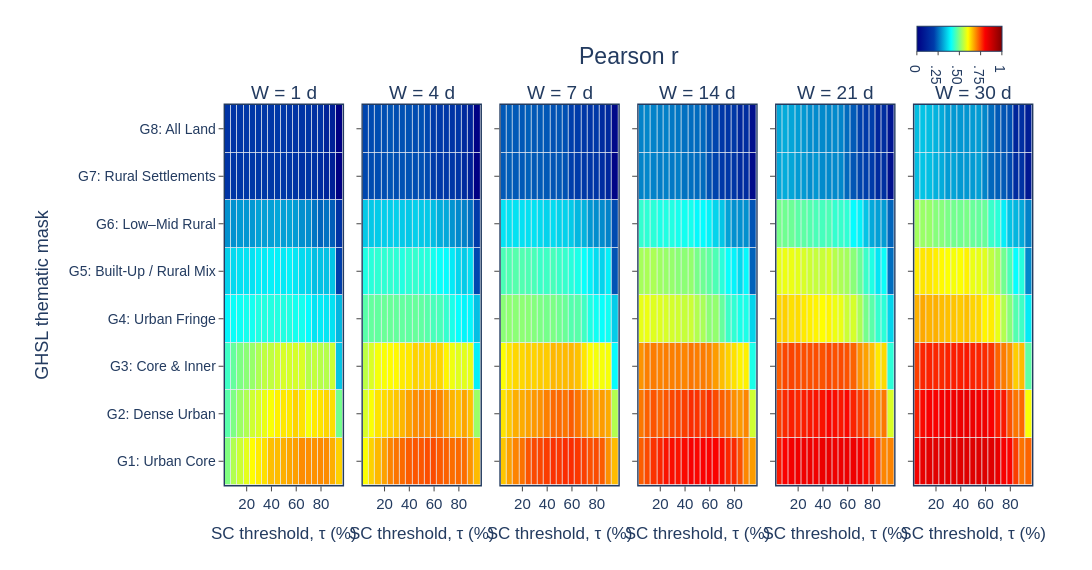
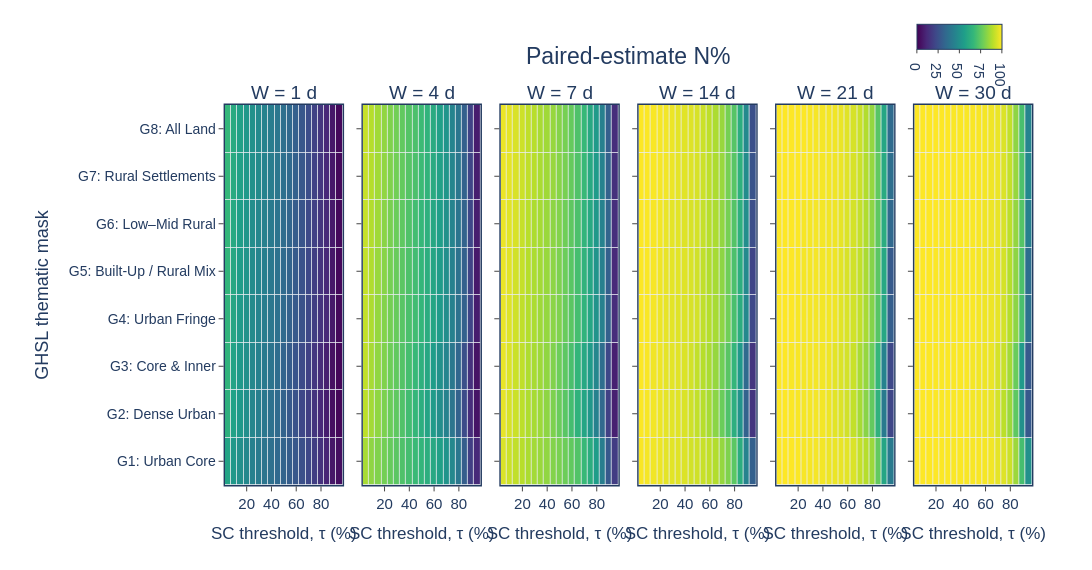

Notebook source saved alongside these figures, in order:
### Markdown cell above
## 1.4 Supplementary evidence — checkpoint sensitivity surfaces

**Reviewer IDs:** R1.1, R1.7, R2.2, R2.6, R3.3, R3.5, R3.6.

**Placement:** Supplementary materials.

**How to read the result.** Moving from left to right changes only the centred window. Moving vertically changes the GHSL thematic mask, and moving horizontally changes the spatial-completeness threshold. The `r` panels show whether smoothing changes apparent alignment; the `N%` panels show how rapidly paired estimates become available as temporal support expands.

**Supplementary interpretation.** The broad pattern is stable: longer windows increase paired-estimate continuity, especially at moderate thresholds, but the response of `r` differs by mask and threshold. This demonstrates why the paper reports sensitivity surfaces rather than presenting 30 days as a universally defensible default.

### Code cell
# ============================================================
# Supplementary checkpoint heatmaps
# W = 1, 4, 7, 14, 21, and 30 days
# ============================================================

DISPLAY_TAUS_5 = np.arange(5, 100, 5)
CHECKPOINT_WINDOWS = [1, 4, 7, 14, 21, 30]

FULL_MASK_LABELS = {
    code: f"{code}: {GROUP_LOOKUP[code]['label']}"
    for code in ORDERED_MASKS
}


def checkpoint_heatmaps(metric):
    is_r = metric == "r"
    metric_title = "Pearson r" if is_r else "Paired-estimate N%"
    colorscale = "Jet" if is_r else "Viridis"
    cmin, cmax = (0, 1) if is_r else (0, 100)
    ticks = [0, .25, .5, .75, 1] if is_r else [0, 25, 50, 75, 100]
    ticktext = ["0", ".25", ".50", ".75", "1"] if is_r else ["0", "25", "50", "75", "100"]

    fig = make_subplots(
        rows=1, cols=6, shared_yaxes=True,
        horizontal_spacing=.025,
        subplot_titles=[f"W = {w} d" for w in CHECKPOINT_WINDOWS],
    )

    for heading in fig.layout.annotations:
        heading.font = dict(family="Arial", size=19, color=INK)

    for col, window in enumerate(CHECKPOINT_WINDOWS, start=1):
        subset = SENS_PRIMARY[SENS_PRIMARY.window_days.eq(window)]

        matrix = (
            subset.pivot(index="mask", columns="tau", values=metric)
            .reindex(index=ORDERED_MASKS, columns=DISPLAY_TAUS_5)
        )

        raw = matrix.to_numpy(dtype=float)
        colour_values = np.clip(raw, 0, 1) if is_r else raw
        value_hover = (
            "Pearson r=%{customdata:.3f}"
            if is_r else
            "Paired-estimate N=%{customdata:.1f}%"
        )

        fig.add_trace(
            go.Heatmap(
                x=matrix.columns,
                y=[FULL_MASK_LABELS[code] for code in matrix.index],
                z=colour_values,
                customdata=raw,
                coloraxis="coloraxis",
                xgap=.8,
                ygap=.8,
                hoverongaps=False,
                hovertemplate=(
                    f"W={window} days<br>"
                    "Mask=%{y}<br>"
                    "SC threshold τ=%{x:.0f}%<br>"
                    + value_hover
                    + "<extra></extra>"
                ),
            ),
            row=1, col=col,
        )

        fig.update_xaxes(
            range=[2.5, 97.5],
            title_text="SC threshold, τ (%)",
            title_font=dict(family="Arial", size=17, color=INK),
            tickvals=[20, 40, 60, 80],
            ticktext=["20", "40", "60", "80"],
            tickfont=dict(family="Arial", size=15, color=INK),
            showline=True, mirror=True,
            linecolor=INK, linewidth=1.4,
            ticks="outside", ticklen=5,
            row=1, col=col,
        )

        fig.update_yaxes(
            title_text="GHSL thematic mask" if col == 1 else None,
            title_font=dict(family="Arial", size=18, color=INK),
            tickfont=dict(family="Arial", size=14, color=INK),
            showticklabels=(col == 1),
            showline=True, mirror=True,
            linecolor=INK, linewidth=1.4,
            ticks="outside", ticklen=5,
            row=1, col=col,
        )

    # Centred metric heading.
    fig.add_annotation(
        x=.5, y=1.13,
        xref="paper", yref="paper",
        text=metric_title,
        showarrow=False,
        xanchor="center", yanchor="middle",
        font=dict(family="Arial", size=23, color=INK),
    )

    # Compact colour bar at the upper-right.
    colorbar = dict(
        orientation="h",
        x=.91, xanchor="center",
        y=1.13, yanchor="middle",
        len=.13, thickness=25,
        tickvals=ticks, ticktext=ticktext,
        tickfont=dict(family="Arial", size=14, color=INK),
        ticks="outside", ticklen=4,
        outlinecolor=INK, outlinewidth=1,
    )

    fig.update_layout(
        template="plotly_white",
        width=2300, height=570,
        title=None,
        coloraxis=dict(
            colorscale=colorscale,
            cmin=cmin, cmax=cmax,
            colorbar=colorbar,
        ),
        margin=dict(l=225, r=60, t=105, b=85),
        font=dict(family="Arial", color=INK, size=16),
        paper_bgcolor="white",
        plot_bgcolor="#E9EDF2",
    )

    fig.show()

    tag = "r" if is_r else "N_pct"
    return save_figure(
        fig, FIG_SUPP,
        f"section1_checkpoint_heatmaps_{tag}",
        2300, 570,
    )


SUPP_CHECKPOINT_R = checkpoint_heatmaps("r")
SUPP_CHECKPOINT_N = checkpoint_heatmaps("N_pct")

### Figure 1 — Plotly figure (JSON) as saved in the notebook; plotly's stock layout.template omitted (floating-point values rounded to 4 significant figures; data arrays with more than 128 entries replaced by an {"elided": "..."} marker saying what was removed)
{"data": [{"coloraxis": "coloraxis", "customdata": {"elided": "8x19 float values"}, "hoverongaps": false, "hovertemplate": "W=1 days<br>Mask=%{y}<br>SC threshold τ=%{x:.0f}%<br>Pearson r=%{customdata:.3f}<extra></extra>", "type": "heatmap", "x": [5, 10, 15, 20, 25, 30, 35, 40, 45, 50, 55, 60, 65, 70, 75, 80, 85, 90, 95], "xaxis": "x", "xgap": 0.8, "y": ["G1: Urban Core", "G2: Dense Urban", "G3: Core & Inner", "G4: Urban Fringe", "G5: Built-Up / Rural Mix", "G6: Low–Mid Rural", "G7: Rural Settlements", "G8: All Land"], "yaxis": "y", "ygap": 0.8, "z": {"elided": "8x19 float values"}}, {"coloraxis": "coloraxis", "customdata": {"elided": "8x19 float values"}, "hoverongaps": false, "hovertemplate": "W=4 days<br>Mask=%{y}<br>SC threshold τ=%{x:.0f}%<br>Pearson r=%{customdata:.3f}<extra></extra>", "type": "heatmap", "x": [5, 10, 15, 20, 25, 30, 35, 40, 45, 50, 55, 60, 65, 70, 75, 80, 85, 90, 95], "xaxis": "x2", "xgap": 0.8, "y": ["G1: Urban Core", "G2: Dense Urban", "G3: Core & Inner", "G4: Urban Fringe", "G5: Built-Up / Rural Mix", "G6: Low–Mid Rural", "G7: Rural Settlements", "G8: All Land"], "yaxis": "y2", "ygap": 0.8, "z": {"elided": "8x19 float values"}}, {"coloraxis": "coloraxis", "customdata": {"elided": "8x19 float values"}, "hoverongaps": false, "hovertemplate": "W=7 days<br>Mask=%{y}<br>SC threshold τ=%{x:.0f}%<br>Pearson r=%{customdata:.3f}<extra></extra>", "type": "heatmap", "x": [5, 10, 15, 20, 25, 30, 35, 40, 45, 50, 55, 60, 65, 70, 75, 80, 85, 90, 95], "xaxis": "x3", "xgap": 0.8, "y": ["G1: Urban Core", "G2: Dense Urban", "G3: Core & Inner", "G4: Urban Fringe", "G5: Built-Up / Rural Mix", "G6: Low–Mid Rural", "G7: Rural Settlements", "G8: All Land"], "yaxis": "y3", "ygap": 0.8, "z": {"elided": "8x19 float values"}}, {"coloraxis": "coloraxis", "customdata": {"elided": "8x19 float values"}, "hoverongaps": false, "hovertemplate": "W=14 days<br>Mask=%{y}<br>SC threshold τ=%{x:.0f}%<br>Pearson r=%{customdata:.3f}<extra></extra>", "type": "heatmap", "x": [5, 10, 15, 20, 25, 30, 35, 40, 45, 50, 55, 60, 65, 70, 75, 80, 85, 90, 95], "xaxis": "x4", "xgap": 0.8, "y": ["G1: Urban Core", "G2: Dense Urban", "G3: Core & Inner", "G4: Urban Fringe", "G5: Built-Up / Rural Mix", "G6: Low–Mid Rural", "G7: Rural Settlements", "G8: All Land"], "yaxis": "y4", "ygap": 0.8, "z": {"elided": "8x19 float values"}}, {"coloraxis": "coloraxis", "customdata": {"elided": "8x19 float values"}, "hoverongaps": false, "hovertemplate": "W=21 days<br>Mask=%{y}<br>SC threshold τ=%{x:.0f}%<br>Pearson r=%{customdata:.3f}<extra></extra>", "type": "heatmap", "x": [5, 10, 15, 20, 25, 30, 35, 40, 45, 50, 55, 60, 65, 70, 75, 80, 85, 90, 95], "xaxis": "x5", "xgap": 0.8, "y": ["G1: Urban Core", "G2: Dense Urban", "G3: Core & Inner", "G4: Urban Fringe", "G5: Built-Up / Rural Mix", "G6: Low–Mid Rural", "G7: Rural Settlements", "G8: All Land"], "yaxis": "y5", "ygap": 0.8, "z": {"elided": "8x19 float values"}}, {"coloraxis": "coloraxis", "customdata": {"elided": "8x19 float values"}, "hoverongaps": false, "hovertemplate": "W=30 days<br>Mask=%{y}<br>SC threshold τ=%{x:.0f}%<br>Pearson r=%{customdata:.3f}<extra></extra>", "type": "heatmap", "x": [5, 10, 15, 20, 25, 30, 35, 40, 45, 50, 55, 60, 65, 70, 75, 80, 85, 90, 95], "xaxis": "x6", "xgap": 0.8, "y": ["G1: Urban Core", "G2: Dense Urban", "G3: Core & Inner", "G4: Urban Fringe", "G5: Built-Up / Rural Mix", "G6: Low–Mid Rural", "G7: Rural Settlements", "G8: All Land"], "yaxis": "y6", "ygap": 0.8, "z": {"elided": "8x19 float values"}}], "layout": {"annotations": [{"font": {"color": "#233B60", "family": "Arial", "size": 19}, "showarrow": false, "text": "W = 1 d", "x": 0.07292, "xanchor": "center", "xref": "paper", "y": 1, "yanchor": "bottom", "yref": "paper"}, {"font": {"color": "#233B60", "family": "Arial", "size": 19}, "showarrow": false, "text": "W = 4 d", "x": 0.2437, "xanchor": "center", "xref": "paper", "y": 1, "yanchor": "bottom", "yref": "paper"}, {"font": {"color": "#233B60", "family": "Arial", "size": 19}, "showarrow": false, "text": "W = 7 d", "x": 0.4146, "xanchor": "center", "xref": "paper", "y": 1, "yanchor": "bottom", "yref": "paper"}, {"font": {"color": "#233B60", "family": "Arial", "size": 19}, "showarrow": false, "text": "W = 14 d", "x": 0.5854, "xanchor": "center", "xref": "paper", "y": 1, "yanchor": "bottom", "yref": "paper"}, {"font": {"color": "#233B60", "family": "Arial", "size": 19}, "showarrow": false, "text": "W = 21 d", "x": 0.7563, "xanchor": "center", "xref": "paper", "y": 1, "yanchor": "bottom", "yref": "paper"}, {"font": {"color": "#233B60", "family": "Arial", "size": 19}, "showarrow": false, "text": "W = 30 d", "x": 0.9271, "xanchor": "center", "xref": "paper", "y": 1, "yanchor": "bottom", "yref": "paper"}, {"font": {"color": "#233B60", "family": "Arial", "size": 23}, "showarrow": false, "text": "Pearson r", "x": 0.5, "xanchor": "center", "xref": "paper", "y": 1.13, "yanchor": "middle", "yref": "paper"}], "coloraxis": {"cmax": 1, "cmin": 0, "colorbar": {"len": 0.13, "orientation": "h", "outlinecolor": "#233B60", "outlinewidth": 1, "thickness": 25, "tickfont": {"color": "#233B60", "family": "Arial", "size": 14}, "ticklen": 4, "ticks": "outside", "ticktext": ["0", ".25", ".50", ".75", "1"], "tickvals": [0, 0.25, 0.5, 0.75, 1], "x": 0.91, "xanchor": "center", "y": 1.13, "yanchor": "middle"}, "colorscale": [[0, "rgb(0,0,131)"], [0.2, "rgb(0,60,170)"], [0.4, "rgb(5,255,255)"], [0.6, "rgb(255,255,0)"], [0.8, "rgb(250,0,0)"], [1, "rgb(128,0,0)"]]}, "font": {"color": "#233B60", "family": "Arial", "size": 16}, "height": 570, "margin": {"b": 85, "l": 225, "r": 60, "t": 105}, "paper_bgcolor": "white", "plot_bgcolor": "#E9EDF2", "title": {}, "width": 2300, "xaxis": {"anchor": "y", "domain": [0, 0.1458], "linecolor": "#233B60", "linewidth": 1.4, "mirror": true, "range": [2.5, 97.5], "showline": true, "tickfont": {"color": "#233B60", "family": "Arial", "size": 15}, "ticklen": 5, "ticks": "outside", "ticktext": ["20", "40", "60", "80"], "tickvals": [20, 40, 60, 80], "title": {"font": {"color": "#233B60", "family": "Arial", "size": 17}, "text": "SC threshold, τ (%)"}}, "xaxis2": {"anchor": "y2", "domain": [0.1708, 0.3167], "linecolor": "#233B60", "linewidth": 1.4, "mirror": true, "range": [2.5, 97.5], "showline": true, "tickfont": {"color": "#233B60", "family": "Arial", "size": 15}, "ticklen": 5, "ticks": "outside", "ticktext": ["20", "40", "60", "80"], "tickvals": [20, 40, 60, 80], "title": {"font": {"color": "#233B60", "family": "Arial", "size": 17}, "text": "SC threshold, τ (%)"}}, "xaxis3": {"anchor": "y3", "domain": [0.3417, 0.4875], "linecolor": "#233B60", "linewidth": 1.4, "mirror": true, "range": [2.5, 97.5], "showline": true, "tickfont": {"color": "#233B60", "family": "Arial", "size": 15}, "ticklen": 5, "ticks": "outside", "ticktext": ["20", "40", "60", "80"], "tickvals": [20, 40, 60, 80], "title": {"font": {"color": "#233B60", "family": "Arial", "size": 17}, "text": "SC threshold, τ (%)"}}, "xaxis4": {"anchor": "y4", "domain": [0.5125, 0.6583], "linecolor": "#233B60", "linewidth": 1.4, "mirror": true, "range": [2.5, 97.5], "showline": true, "tickfont": {"color": "#233B60", "family": "Arial", "size": 15}, "ticklen": 5, "ticks": "outside", "ticktext": ["20", "40", "60", "80"], "tickvals": [20, 40, 60, 80], "title": {"font": {"color": "#233B60", "family": "Arial", "size": 17}, "text": "SC threshold, τ (%)"}}, "xaxis5": {"anchor": "y5", "domain": [0.6833, 0.8292], "linecolor": "#233B60", "linewidth": 1.4, "mirror": true, "range": [2.5, 97.5], "showline": true, "tickfont": {"color": "#233B60", "family": "Arial", "size": 15}, "ticklen": 5, "ticks": "outside", "ticktext": ["20", "40", "60", "80"], "tickvals": [20, 40, 60, 80], "title": {"font": {"color": "#233B60", "family": "Arial", "size": 17}, "text": "SC threshold, τ (%)"}}, "xaxis6": {"anchor": "y6", "domain": [0.8542, 1], "linecolor": "#233B60", "linewidth": 1.4, "mirror": true, "range": [2.5, 97.5], "showline": true, "tickfont": {"color": "#233B60", "family": "Arial", "size": 15}, "ticklen": 5, "ticks": "outside", "ticktext": ["20", "40", "60", "80"], "tickvals": [20, 40, 60, 80], "title": {"font": {"color": "#233B60", "family": "Arial", "size": 17}, "text": "SC threshold, τ (%)"}}, "yaxis": {"anchor": "x", "domain": [0, 1], "linecolor": "#233B60", "linewidth": 1.4, "mirror": true, "showline": true, "showticklabels": true, "tickfont": {"color": "#233B60", "family": "Arial", "size": 14}, "ticklen": 5, "ticks": "outside", "title": {"font": {"color": "#233B60", "family": "Arial", "size": 18}, "text": "GHSL thematic mask"}}, "yaxis2": {"anchor": "x2", "domain": [0, 1], "linecolor": "#233B60", "linewidth": 1.4, "matches": "y", "mirror": true, "showline": true, "showticklabels": false, "tickfont": {"color": "#233B60", "family": "Arial", "size": 14}, "ticklen": 5, "ticks": "outside", "title": {"font": {"color": "#233B60", "family": "Arial", "size": 18}}}, "yaxis3": {"anchor": "x3", "domain": [0, 1], "linecolor": "#233B60", "linewidth": 1.4, "matches": "y", "mirror": true, "showline": true, "showticklabels": false, "tickfont": {"color": "#233B60", "family": "Arial", "size": 14}, "ticklen": 5, "ticks": "outside", "title": {"font": {"color": "#233B60", "family": "Arial", "size": 18}}}, "yaxis4": {"anchor": "x4", "domain": [0, 1], "linecolor": "#233B60", "linewidth": 1.4, "matches": "y", "mirror": true, "showline": true, "showticklabels": false, "tickfont": {"color": "#233B60", "family": "Arial", "size": 14}, "ticklen": 5, "ticks": "outside", "title": {"font": {"color": "#233B60", "family": "Arial", "size": 18}}}, "yaxis5": {"anchor": "x5", "domain": [0, 1], "linecolor": "#233B60", "linewidth": 1.4, "matches": "y", "mirror": true, "showline": true, "showticklabels": false, "tickfont": {"color": "#233B60", "family": "Arial", "size": 14}, "ticklen": 5, "ticks": "outside", "title": {"font": {"color": "#233B60", "family": "Arial", "size": 18}}}, "yaxis6": {"anchor": "x6", "domain": [0, 1], "linecolor": "#233B60", "linewidth": 1.4, "matches": "y", "mirror": true, "showline": true, "showticklabels": false, "tickfont": {"color": "#233B60", "family": "Arial", "size": 14}, "ticklen": 5, "ticks": "outside", "title": {"font": {"color": "#233B60", "family": "Arial", "size": 18}}}}}

### Figure 2 — Plotly figure (JSON) as saved in the notebook; plotly's stock layout.template omitted (floating-point values rounded to 4 significant figures; data arrays with more than 128 entries replaced by an {"elided": "..."} marker saying what was removed)
{"data": [{"coloraxis": "coloraxis", "customdata": {"elided": "8x19 float values"}, "hoverongaps": false, "hovertemplate": "W=1 days<br>Mask=%{y}<br>SC threshold τ=%{x:.0f}%<br>Paired-estimate N=%{customdata:.1f}%<extra></extra>", "type": "heatmap", "x": [5, 10, 15, 20, 25, 30, 35, 40, 45, 50, 55, 60, 65, 70, 75, 80, 85, 90, 95], "xaxis": "x", "xgap": 0.8, "y": ["G1: Urban Core", "G2: Dense Urban", "G3: Core & Inner", "G4: Urban Fringe", "G5: Built-Up / Rural Mix", "G6: Low–Mid Rural", "G7: Rural Settlements", "G8: All Land"], "yaxis": "y", "ygap": 0.8, "z": {"elided": "8x19 float values"}}, {"coloraxis": "coloraxis", "customdata": {"elided": "8x19 float values"}, "hoverongaps": false, "hovertemplate": "W=4 days<br>Mask=%{y}<br>SC threshold τ=%{x:.0f}%<br>Paired-estimate N=%{customdata:.1f}%<extra></extra>", "type": "heatmap", "x": [5, 10, 15, 20, 25, 30, 35, 40, 45, 50, 55, 60, 65, 70, 75, 80, 85, 90, 95], "xaxis": "x2", "xgap": 0.8, "y": ["G1: Urban Core", "G2: Dense Urban", "G3: Core & Inner", "G4: Urban Fringe", "G5: Built-Up / Rural Mix", "G6: Low–Mid Rural", "G7: Rural Settlements", "G8: All Land"], "yaxis": "y2", "ygap": 0.8, "z": {"elided": "8x19 float values"}}, {"coloraxis": "coloraxis", "customdata": {"elided": "8x19 float values"}, "hoverongaps": false, "hovertemplate": "W=7 days<br>Mask=%{y}<br>SC threshold τ=%{x:.0f}%<br>Paired-estimate N=%{customdata:.1f}%<extra></extra>", "type": "heatmap", "x": [5, 10, 15, 20, 25, 30, 35, 40, 45, 50, 55, 60, 65, 70, 75, 80, 85, 90, 95], "xaxis": "x3", "xgap": 0.8, "y": ["G1: Urban Core", "G2: Dense Urban", "G3: Core & Inner", "G4: Urban Fringe", "G5: Built-Up / Rural Mix", "G6: Low–Mid Rural", "G7: Rural Settlements", "G8: All Land"], "yaxis": "y3", "ygap": 0.8, "z": {"elided": "8x19 float values"}}, {"coloraxis": "coloraxis", "customdata": {"elided": "8x19 float values"}, "hoverongaps": false, "hovertemplate": "W=14 days<br>Mask=%{y}<br>SC threshold τ=%{x:.0f}%<br>Paired-estimate N=%{customdata:.1f}%<extra></extra>", "type": "heatmap", "x": [5, 10, 15, 20, 25, 30, 35, 40, 45, 50, 55, 60, 65, 70, 75, 80, 85, 90, 95], "xaxis": "x4", "xgap": 0.8, "y": ["G1: Urban Core", "G2: Dense Urban", "G3: Core & Inner", "G4: Urban Fringe", "G5: Built-Up / Rural Mix", "G6: Low–Mid Rural", "G7: Rural Settlements", "G8: All Land"], "yaxis": "y4", "ygap": 0.8, "z": {"elided": "8x19 float values"}}, {"coloraxis": "coloraxis", "customdata": {"elided": "8x19 float values"}, "hoverongaps": false, "hovertemplate": "W=21 days<br>Mask=%{y}<br>SC threshold τ=%{x:.0f}%<br>Paired-estimate N=%{customdata:.1f}%<extra></extra>", "type": "heatmap", "x": [5, 10, 15, 20, 25, 30, 35, 40, 45, 50, 55, 60, 65, 70, 75, 80, 85, 90, 95], "xaxis": "x5", "xgap": 0.8, "y": ["G1: Urban Core", "G2: Dense Urban", "G3: Core & Inner", "G4: Urban Fringe", "G5: Built-Up / Rural Mix", "G6: Low–Mid Rural", "G7: Rural Settlements", "G8: All Land"], "yaxis": "y5", "ygap": 0.8, "z": {"elided": "8x19 float values"}}, {"coloraxis": "coloraxis", "customdata": {"elided": "8x19 float values"}, "hoverongaps": false, "hovertemplate": "W=30 days<br>Mask=%{y}<br>SC threshold τ=%{x:.0f}%<br>Paired-estimate N=%{customdata:.1f}%<extra></extra>", "type": "heatmap", "x": [5, 10, 15, 20, 25, 30, 35, 40, 45, 50, 55, 60, 65, 70, 75, 80, 85, 90, 95], "xaxis": "x6", "xgap": 0.8, "y": ["G1: Urban Core", "G2: Dense Urban", "G3: Core & Inner", "G4: Urban Fringe", "G5: Built-Up / Rural Mix", "G6: Low–Mid Rural", "G7: Rural Settlements", "G8: All Land"], "yaxis": "y6", "ygap": 0.8, "z": {"elided": "8x19 float values"}}], "layout": {"annotations": [{"font": {"color": "#233B60", "family": "Arial", "size": 19}, "showarrow": false, "text": "W = 1 d", "x": 0.07292, "xanchor": "center", "xref": "paper", "y": 1, "yanchor": "bottom", "yref": "paper"}, {"font": {"color": "#233B60", "family": "Arial", "size": 19}, "showarrow": false, "text": "W = 4 d", "x": 0.2437, "xanchor": "center", "xref": "paper", "y": 1, "yanchor": "bottom", "yref": "paper"}, {"font": {"color": "#233B60", "family": "Arial", "size": 19}, "showarrow": false, "text": "W = 7 d", "x": 0.4146, "xanchor": "center", "xref": "paper", "y": 1, "yanchor": "bottom", "yref": "paper"}, {"font": {"color": "#233B60", "family": "Arial", "size": 19}, "showarrow": false, "text": "W = 14 d", "x": 0.5854, "xanchor": "center", "xref": "paper", "y": 1, "yanchor": "bottom", "yref": "paper"}, {"font": {"color": "#233B60", "family": "Arial", "size": 19}, "showarrow": false, "text": "W = 21 d", "x": 0.7563, "xanchor": "center", "xref": "paper", "y": 1, "yanchor": "bottom", "yref": "paper"}, {"font": {"color": "#233B60", "family": "Arial", "size": 19}, "showarrow": false, "text": "W = 30 d", "x": 0.9271, "xanchor": "center", "xref": "paper", "y": 1, "yanchor": "bottom", "yref": "paper"}, {"font": {"color": "#233B60", "family": "Arial", "size": 23}, "showarrow": false, "text": "Paired-estimate N%", "x": 0.5, "xanchor": "center", "xref": "paper", "y": 1.13, "yanchor": "middle", "yref": "paper"}], "coloraxis": {"cmax": 100, "cmin": 0, "colorbar": {"len": 0.13, "orientation": "h", "outlinecolor": "#233B60", "outlinewidth": 1, "thickness": 25, "tickfont": {"color": "#233B60", "family": "Arial", "size": 14}, "ticklen": 4, "ticks": "outside", "ticktext": ["0", "25", "50", "75", "100"], "tickvals": [0, 25, 50, 75, 100], "x": 0.91, "xanchor": "center", "y": 1.13, "yanchor": "middle"}, "colorscale": [[0, "#440154"], [0.1111, "#482878"], [0.2222, "#3e4989"], [0.3333, "#31688e"], [0.4444, "#26828e"], [0.5556, "#1f9e89"], [0.6667, "#35b779"], [0.7778, "#6ece58"], [0.8889, "#b5de2b"], [1, "#fde725"]]}, "font": {"color": "#233B60", "family": "Arial", "size": 16}, "height": 570, "margin": {"b": 85, "l": 225, "r": 60, "t": 105}, "paper_bgcolor": "white", "plot_bgcolor": "#E9EDF2", "title": {}, "width": 2300, "xaxis": {"anchor": "y", "domain": [0, 0.1458], "linecolor": "#233B60", "linewidth": 1.4, "mirror": true, "range": [2.5, 97.5], "showline": true, "tickfont": {"color": "#233B60", "family": "Arial", "size": 15}, "ticklen": 5, "ticks": "outside", "ticktext": ["20", "40", "60", "80"], "tickvals": [20, 40, 60, 80], "title": {"font": {"color": "#233B60", "family": "Arial", "size": 17}, "text": "SC threshold, τ (%)"}}, "xaxis2": {"anchor": "y2", "domain": [0.1708, 0.3167], "linecolor": "#233B60", "linewidth": 1.4, "mirror": true, "range": [2.5, 97.5], "showline": true, "tickfont": {"color": "#233B60", "family": "Arial", "size": 15}, "ticklen": 5, "ticks": "outside", "ticktext": ["20", "40", "60", "80"], "tickvals": [20, 40, 60, 80], "title": {"font": {"color": "#233B60", "family": "Arial", "size": 17}, "text": "SC threshold, τ (%)"}}, "xaxis3": {"anchor": "y3", "domain": [0.3417, 0.4875], "linecolor": "#233B60", "linewidth": 1.4, "mirror": true, "range": [2.5, 97.5], "showline": true, "tickfont": {"color": "#233B60", "family": "Arial", "size": 15}, "ticklen": 5, "ticks": "outside", "ticktext": ["20", "40", "60", "80"], "tickvals": [20, 40, 60, 80], "title": {"font": {"color": "#233B60", "family": "Arial", "size": 17}, "text": "SC threshold, τ (%)"}}, "xaxis4": {"anchor": "y4", "domain": [0.5125, 0.6583], "linecolor": "#233B60", "linewidth": 1.4, "mirror": true, "range": [2.5, 97.5], "showline": true, "tickfont": {"color": "#233B60", "family": "Arial", "size": 15}, "ticklen": 5, "ticks": "outside", "ticktext": ["20", "40", "60", "80"], "tickvals": [20, 40, 60, 80], "title": {"font": {"color": "#233B60", "family": "Arial", "size": 17}, "text": "SC threshold, τ (%)"}}, "xaxis5": {"anchor": "y5", "domain": [0.6833, 0.8292], "linecolor": "#233B60", "linewidth": 1.4, "mirror": true, "range": [2.5, 97.5], "showline": true, "tickfont": {"color": "#233B60", "family": "Arial", "size": 15}, "ticklen": 5, "ticks": "outside", "ticktext": ["20", "40", "60", "80"], "tickvals": [20, 40, 60, 80], "title": {"font": {"color": "#233B60", "family": "Arial", "size": 17}, "text": "SC threshold, τ (%)"}}, "xaxis6": {"anchor": "y6", "domain": [0.8542, 1], "linecolor": "#233B60", "linewidth": 1.4, "mirror": true, "range": [2.5, 97.5], "showline": true, "tickfont": {"color": "#233B60", "family": "Arial", "size": 15}, "ticklen": 5, "ticks": "outside", "ticktext": ["20", "40", "60", "80"], "tickvals": [20, 40, 60, 80], "title": {"font": {"color": "#233B60", "family": "Arial", "size": 17}, "text": "SC threshold, τ (%)"}}, "yaxis": {"anchor": "x", "domain": [0, 1], "linecolor": "#233B60", "linewidth": 1.4, "mirror": true, "showline": true, "showticklabels": true, "tickfont": {"color": "#233B60", "family": "Arial", "size": 14}, "ticklen": 5, "ticks": "outside", "title": {"font": {"color": "#233B60", "family": "Arial", "size": 18}, "text": "GHSL thematic mask"}}, "yaxis2": {"anchor": "x2", "domain": [0, 1], "linecolor": "#233B60", "linewidth": 1.4, "matches": "y", "mirror": true, "showline": true, "showticklabels": false, "tickfont": {"color": "#233B60", "family": "Arial", "size": 14}, "ticklen": 5, "ticks": "outside", "title": {"font": {"color": "#233B60", "family": "Arial", "size": 18}}}, "yaxis3": {"anchor": "x3", "domain": [0, 1], "linecolor": "#233B60", "linewidth": 1.4, "matches": "y", "mirror": true, "showline": true, "showticklabels": false, "tickfont": {"color": "#233B60", "family": "Arial", "size": 14}, "ticklen": 5, "ticks": "outside", "title": {"font": {"color": "#233B60", "family": "Arial", "size": 18}}}, "yaxis4": {"anchor": "x4", "domain": [0, 1], "linecolor": "#233B60", "linewidth": 1.4, "matches": "y", "mirror": true, "showline": true, "showticklabels": false, "tickfont": {"color": "#233B60", "family": "Arial", "size": 14}, "ticklen": 5, "ticks": "outside", "title": {"font": {"color": "#233B60", "family": "Arial", "size": 18}}}, "yaxis5": {"anchor": "x5", "domain": [0, 1], "linecolor": "#233B60", "linewidth": 1.4, "matches": "y", "mirror": true, "showline": true, "showticklabels": false, "tickfont": {"color": "#233B60", "family": "Arial", "size": 14}, "ticklen": 5, "ticks": "outside", "title": {"font": {"color": "#233B60", "family": "Arial", "size": 18}}}, "yaxis6": {"anchor": "x6", "domain": [0, 1], "linecolor": "#233B60", "linewidth": 1.4, "matches": "y", "mirror": true, "showline": true, "showticklabels": false, "tickfont": {"color": "#233B60", "family": "Arial", "size": 14}, "ticklen": 5, "ticks": "outside", "title": {"font": {"color": "#233B60", "family": "Arial", "size": 18}}}}}
